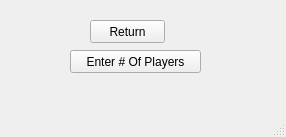
<?xml version="1.0" encoding="UTF-8"?>
<ui version="4.0">
 <class>SecondWindow</class>
 <widget class="QMainWindow" name="SecondWindow">
  <property name="geometry">
   <rect>
    <x>0</x>
    <y>0</y>
    <width>286</width>
    <height>137</height>
   </rect>
  </property>
  <property name="windowTitle">
   <string>MainWindow</string>
  </property>
  <widget class="QWidget" name="centralwidget">
   <widget class="QPushButton" name="returnButton">
    <property name="geometry">
     <rect>
      <x>90</x>
      <y>20</y>
      <width>75</width>
      <height>23</height>
     </rect>
    </property>
    <property name="text">
     <string>Return</string>
    </property>
   </widget>
   <widget class="QPushButton" name="returnButton2">
    <property name="geometry">
     <rect>
      <x>70</x>
      <y>50</y>
      <width>131</width>
      <height>23</height>
     </rect>
    </property>
    <property name="text">
     <string>Enter # Of Players</string>
    </property>
   </widget>
  </widget>
  <widget class="QMenuBar" name="menubar">
   <property name="geometry">
    <rect>
     <x>0</x>
     <y>0</y>
     <width>286</width>
     <height>21</height>
    </rect>
   </property>
  </widget>
  <widget class="QStatusBar" name="statusbar"/>
 </widget>
 <resources/>
 <connections/>
</ui>
